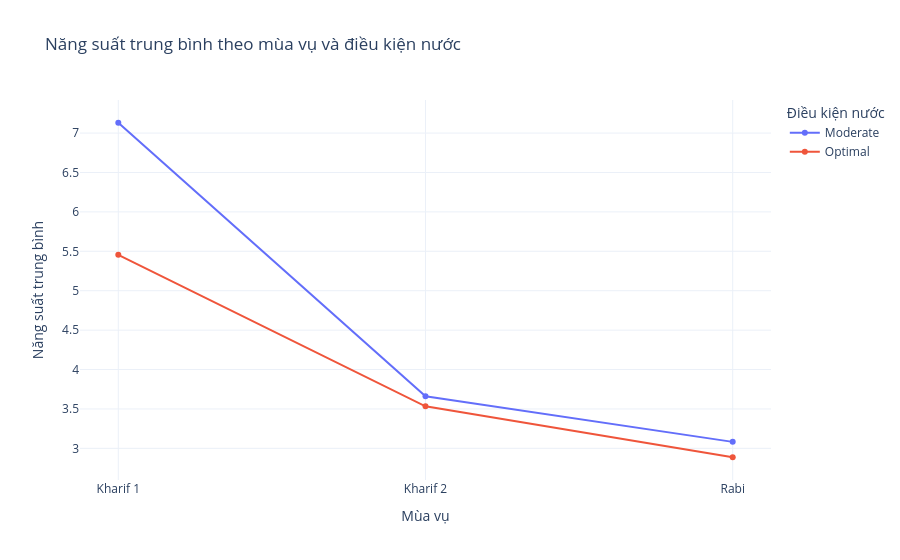

The notebook cell saved with this chart:
### Markdown cell above
## 7) Line chart — Năng suất trung bình theo mùa vụ và điều kiện nước (Plotly)

### Code cell
season_water_yield = (
    df.groupby(["Season", "Water_Availability_Cat"], as_index=False)["Yield"]
      .mean()
)

season_water_yield["Season"] = pd.Categorical(
    season_water_yield["Season"],
    categories=season_order,
    ordered=True
)
season_water_yield = season_water_yield.sort_values("Season")

fig = px.line(
    season_water_yield,
    x="Season",
    y="Yield",
    color="Water_Availability_Cat",
    markers=True,
    title="Năng suất trung bình theo mùa vụ và điều kiện nước",
    labels={
        "Season": "Mùa vụ",
        "Yield": "Năng suất trung bình",
        "Water_Availability_Cat": "Điều kiện nước"
    }
)

fig.update_layout(
    legend_title_text="Điều kiện nước",
    template="plotly_white"
)
fig.show()

### Figure 1 — Plotly figure (JSON) as saved in the notebook; plotly's stock layout.template omitted (floating-point values rounded to 4 significant figures)
{"data": [{"hovertemplate": "Điều kiện nước=Moderate<br>Mùa vụ=%{x}<br>Năng suất trung bình=%{y}<extra></extra>", "legendgroup": "Moderate", "line": {"color": "#636efa", "dash": "solid"}, "marker": {"symbol": "circle"}, "mode": "lines+markers", "name": "Moderate", "orientation": "v", "showlegend": true, "type": "scatter", "x": ["Kharif 1", "Kharif 2", "Rabi"], "xaxis": "x", "y": [7.131, 3.661, 3.082], "yaxis": "y"}, {"hovertemplate": "Điều kiện nước=Optimal<br>Mùa vụ=%{x}<br>Năng suất trung bình=%{y}<extra></extra>", "legendgroup": "Optimal", "line": {"color": "#EF553B", "dash": "solid"}, "marker": {"symbol": "circle"}, "mode": "lines+markers", "name": "Optimal", "orientation": "v", "showlegend": true, "type": "scatter", "x": ["Kharif 1", "Kharif 2", "Rabi"], "xaxis": "x", "y": [5.455, 3.534, 2.887], "yaxis": "y"}], "layout": {"legend": {"title": {"text": "Điều kiện nước"}, "tracegroupgap": 0}, "title": {"text": "Năng suất trung bình theo mùa vụ và điều kiện nước"}, "xaxis": {"anchor": "y", "domain": [0, 1], "title": {"text": "Mùa vụ"}}, "yaxis": {"anchor": "x", "domain": [0, 1], "title": {"text": "Năng suất trung bình"}}}}
